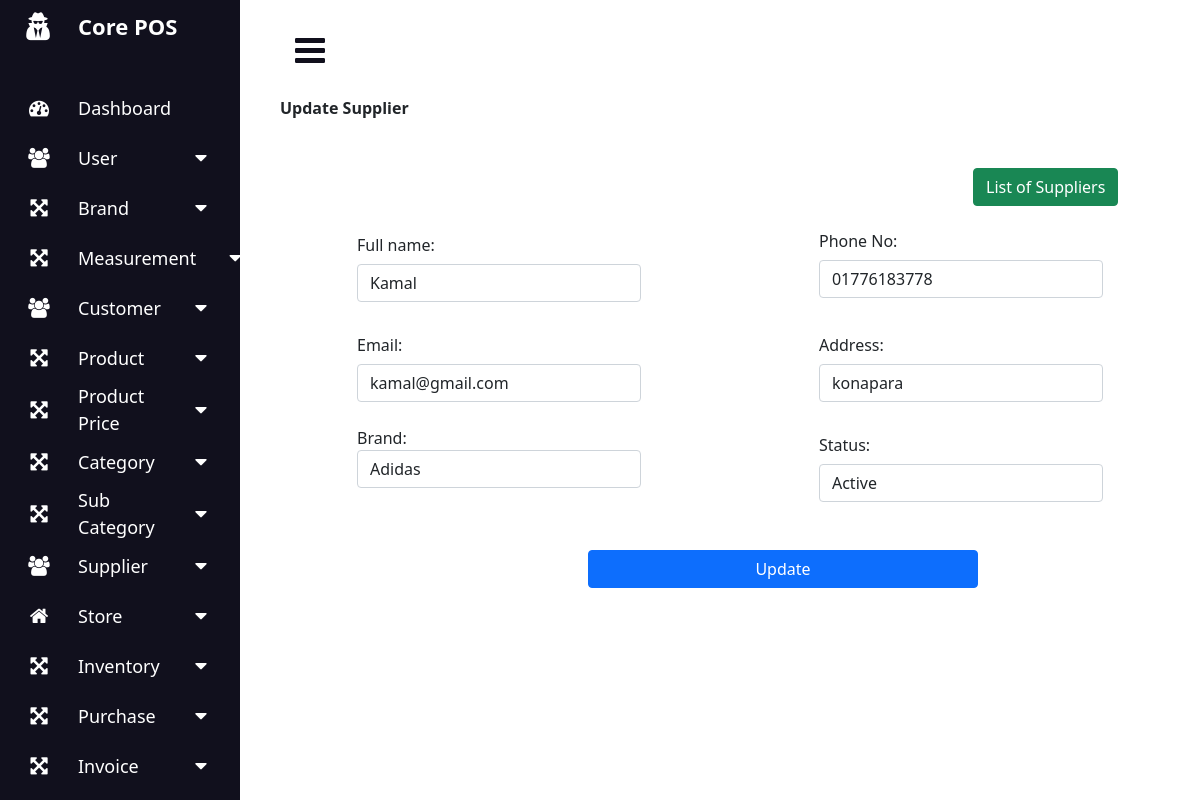
/index.php?page=edit_supplier&id=5 (signed in), run on the app's committed database.
### tables this page shows
CREATE TABLE `supplier` (
  `id` int(11) NOT NULL,
  `supplier_name` varchar(255) DEFAULT NULL,
  `phone` varchar(255) DEFAULT NULL,
  `email` varchar(255) DEFAULT NULL,
  `address` varchar(255) DEFAULT NULL,
  `brand_id` bigint(30) NOT NULL,
  `status` varchar(10) NOT NULL,
  `created_at` timestamp NOT NULL DEFAULT current_timestamp(),
  `updated_at` timestamp NULL DEFAULT NULL ON UPDATE current_timestamp()
);

CREATE TABLE `brands` (
  `id` int(11) NOT NULL,
  `brand_name` varchar(255) DEFAULT NULL,
  `created_at` timestamp NOT NULL DEFAULT current_timestamp(),
  `updated_at` timestamp NULL DEFAULT NULL ON UPDATE current_timestamp()
);

### edit_supplier.php (the view, shortened to what this page needs)
<?php
$conn = mysqli_connect("localhost", "root", "", "core_pos");
?>
<?php
$supplier_id = $_GET['id'];
$query_sup = "SELECT * FROM supplier WHERE id='$supplier_id'";
$result_sup = $conn->query($query_sup);
$row_sup = mysqli_fetch_array($result_sup);
$query_brand = "SELECT * FROM brands";
$result_brand = $conn->query($query_brand);
?>
<div class="row">
    <div class="col-md-12">
        <div class="panel panel-default">
            <div class="panel-heading">
                <strong>
                    <span>Update Supplier</span>
                </strong>
            </div>
            <div class="page-content">
                <div class="ibox">
                    <div class="ibox-body">
                        <div class="row">
                            <div class="col-md-12">
                                <div class="row mt-5">
                                    <div class="col-sm-9"></div>
                                    <div class="col-sm-3">
                                        <div class="col-lg-12 col-md-12 col-xl-12 text-right mb-3">
                                            <a href="index.php?page=supplier_list" class="btn btn-success float-right">List of Suppliers</a>
                                        </div>
                                    </div>
                                </div>
                                <form action="" method="post">
                                    <div class="form-row">
                                        <div class="row">
                                            <div class="col-md-1 mt-1"></div>
                                            <div class="col-md-4 mt-1">
                                                <label for="full_name" class="col-form-label">Full name:</label>
                                                <input type="text" name="name" placeholder="Full Name" required class="form-control" value="<?=$row_sup['supplier_name']; ?>">
                                            </div>
                                            <div class="col-md-2"></div>
                                            <div class="col-md-4">
                                                <label for="phone_no" class="col-form-label">Phone No:</label>
                                                <input type="number" name="phone" placeholder="Phone No" class="form-control " required value="<?=$row_sup['phone']; ?>">
                                            </div>
                                            <div class="col-md-1"></div>
                                        </div>
                                        <div class="row">
                                            <div class="col-md-1 mt-4"></div>
                                            <div class="col-md-4 mt-4">
                                                <label for="email" class="col-form-label">Email:</label>
                                                <input type="email" name="email" placeholder="Email" class="form-control " required value="<?=$row_sup['email']; ?>">
                                            </div>
                                            <div class="col-md-2 mt-4"></div>
                                            <div class="col-md-4 mt-4">
                                                <label for="address" class="col-form-label">Address:</label>
                                                <input type="text" name="address" placeholder="Address" class="form-control" required value="<?=$row_sup['address']; ?>">
                                            </div>
                                            <div class="col-md-1 mt-4"></div>
                                        </div>
                                        <div class="row">
                                            <div class="col-md-1 mt-4"></div>
                                            <div class="col-md-4 mt-4">
                                                <label>Brand:</label>
                                                <select name="brand_id" required id="text" class="form-control text-capitalize">
                                                    <?php foreach ($result_brand as $brand) : ?>
                                                        <option value="<?php echo (int)$brand['id'] ?>" <?php if($row_sup['brand_id'] === $brand['id']): echo "selected"; endif; ?> class="text-capitalize"><?php echo $brand['brand_name'] ?></option>
                                                    <?php endforeach; ?>
                                                </select>
                                            </div>
                                            <div class="col-md-2 mt-4"></div>
                                            <div class="col-md-4 mt-4">
                                                <label for="status" class="col-form-label">Status:</label>
                                                <select name="status" required class="form-control">
                                                    <option value="Active" <?php if($row_sup['status'] == 'Active'): echo "selected"; endif;?>>Active</option>
                                                </select>
                                            </div>
                                            <div class="col-md-1 mt-4"></div>
                                        </div>
                                        <div class="row mt-5 ">
                                            <div class="col-md-4"></div>
                                            <div class="col-md-4">
                                                <button type="submit" name="edit_supplier" class="samplewidth btn btn-primary">Update</button>
                                            </div>
                                            <div class="col-md-4"></div>
                                        </div>
                                    </div>
                                </form>
                            </div>
                        </div>
                    </div>
                </div>
            </div>
        </div>
    </div>
</div>

### styles.css (style rules this page uses)
* { margin: 0; padding: 0; box-sizing: border-box; }

### index.php (style rules this page uses)
.samplewidth { width: 390px; }

### data on the page
supplier: name "Kamal", phone "01776183778", email "kamal@gmail.com", address "konapara", brand_id "Adidas", status "Active"
